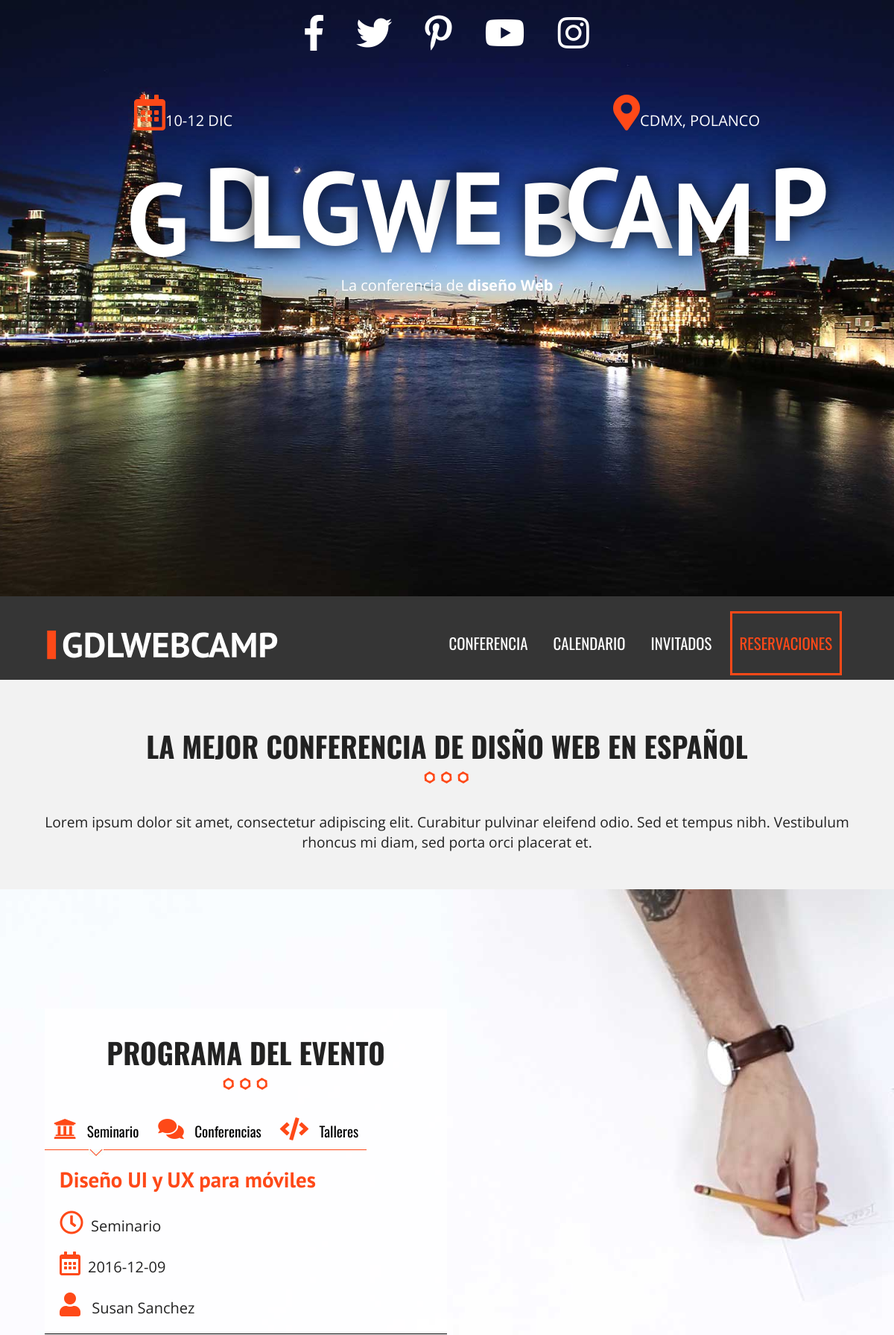
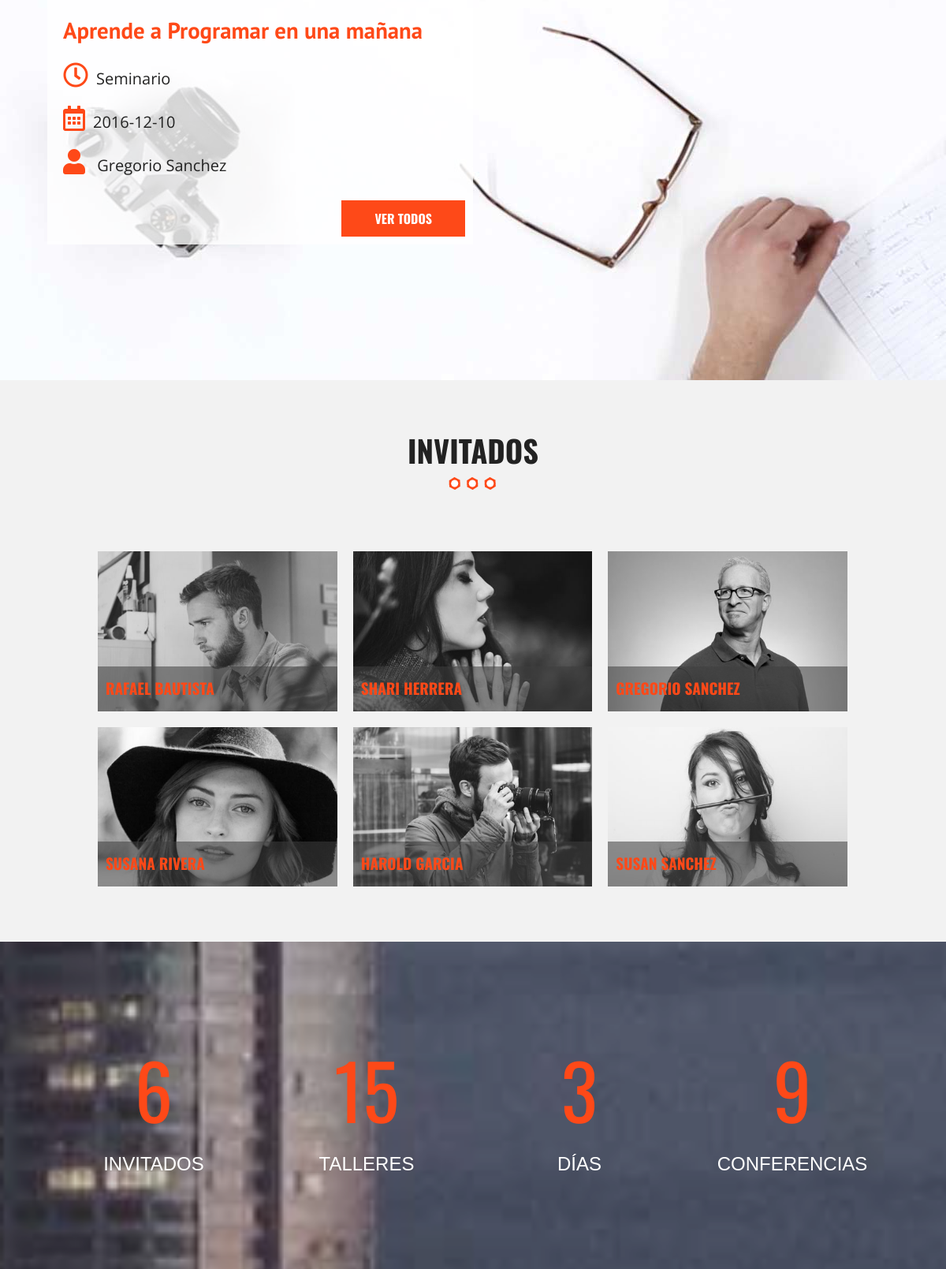
The page / (upper part) on the database its author committed (2 pictures, top to bottom).
### tables this page shows
CREATE TABLE `categoria_evento` (
  `id_categoria` tinyint(10) NOT NULL AUTO_INCREMENT,
  `cat_evento` varchar(50) NOT NULL,
  `icono` varchar(15) NOT NULL,
  PRIMARY KEY (`id_categoria`)
);

CREATE TABLE `eventos` (
  `evento_id` tinyint(10) NOT NULL AUTO_INCREMENT,
  `nombre_evento` varchar(60) NOT NULL,
  `fecha_evento` date NOT NULL,
  `hora_evento` time NOT NULL,
  `id_cat_evento` tinyint(10) NOT NULL,
  `id_inv` tinyint(4) NOT NULL,
  `clave` varchar(10) NOT NULL,
  PRIMARY KEY (`evento_id`),
  KEY `id_cat_evento` (`id_cat_evento`),
  KEY `id_inv` (`id_inv`),
  CONSTRAINT `eventos_ibfk_1` FOREIGN KEY (`id_cat_evento`) REFERENCES `categoria_evento` (`id_categoria`),
  CONSTRAINT `eventos_ibfk_2` FOREIGN KEY (`id_inv`) REFERENCES `invitados` (`invitado_id`)
);

CREATE TABLE `invitados` (
  `invitado_id` tinyint(10) NOT NULL AUTO_INCREMENT,
  `nombre_invitado` varchar(30) NOT NULL,
  `apellido_invitado` varchar(30) NOT NULL,
  `descripcion` text NOT NULL,
  `url` varchar(50) NOT NULL,
  PRIMARY KEY (`invitado_id`)
);

### index.php (the view, shortened to what this page needs)
<?php include_once 'includes/templates/header.php';?>
<section class="seccion contenedor">
  <h2>La mejor conferencia de disño web en español</h2>
  <p>Lorem ipsum dolor sit amet, consectetur adipiscing elit. Curabitur pulvinar eleifend odio. Sed et tempus nibh.
    Vestibulum rhoncus mi diam, sed porta orci placerat et.
  </p>
</section>
<section class="programa">
  <div class="contenedor_video">
    <video autoplay loop poster="img/bg-talleres.jpg">
      <source src="video/video.mp4" type="video/mp4">
      <source src="video/video.mp4" type="video/webm">
      <source src="video/video.mp4" type="video/ovg ">
    </video>
  </div>
  <div class="contenido_programa ">
    <div class="contenedor ">
      <div class="programa_evento clearfix">
        <h2>Programa del evento</h2>
        <?php
          try {
            require_once('includes/funciones/bd_conexion.php');
            $sql = "SELECT * FROM categoria_evento ";
            $resultado = $conn->query($sql);
          } catch (\Exception $e) {
            echo $e->getMessage();
          }
          ?>
        <nav class="menu_programa ">
          <?php while($cat = $resultado->fetch_array(MYSQLI_ASSOC)){?>
          <?php $categoria = $cat['cat_evento'];?>
          <a href="#<?php echo strtolower($categoria); ?>">
            <i class="<?php echo " fas" ." ". $cat['icono'] ?>" aria-hidden="true"></i>
            <?php echo $categoria?>
          </a>
          <?php } ?>
        </nav>
        <?php
            try {
              $sql = "SELECT evento_id, nombre_evento, fecha_evento, hora_evento, cat_evento, icono, nombre_invitado, apellido_invitado ";
              $sql .= " FROM eventos ";
              $sql .= " INNER JOIN categoria_evento ";
              $sql .= " ON eventos.id_cat_evento = categoria_evento.id_categoria ";
              $sql .= " INNER JOIN invitados ";
              $sql .= " ON eventos.id_inv = invitados.invitado_id ";
              $sql .= " AND eventos.id_cat_evento = 1 ";
              $sql .= " ORDER BY evento_id LIMIT 2; ";
              $sql .= "SELECT evento_id, nombre_evento, fecha_evento, hora_evento, cat_evento, icono, nombre_invitado, apellido_invitado ";
              $sql .= " FROM eventos ";
              $sql .= " INNER JOIN categoria_evento ";
              $sql .= " ON eventos.id_cat_evento = categoria_evento.id_categoria ";
              $sql .= " INNER JOIN invitados ";
              $sql .= " ON eventos.id_inv = invitados.invitado_id ";
              $sql .= " AND eventos.id_cat_evento = 2 ";
              $sql .= " ORDER BY evento_id LIMIT 2; ";
              $sql .= "SELECT evento_id, nombre_evento, fecha_evento, hora_evento, cat_evento, icono, nombre_invitado, apellido_invitado ";
              $sql .= " FROM eventos ";
              $sql .= " INNER JOIN categoria_evento ";
              $sql .= " ON eventos.id_cat_evento = categoria_evento.id_categoria ";
              $sql .= " INNER JOIN invitados ";
              $sql .= " ON eventos.id_inv = invitados.invitado_id ";
              $sql .= " AND eventos.id_cat_evento = 3 ";
              $sql .= " ORDER BY evento_id LIMIT 2; ";
            } catch (\Exception $e) {
              echo $e->getMessage();
            }
          ?>
        <?php $i = 0; ?>
        <?php $conn->multi_query($sql) ?>
        <?php
            do{
              $resultado = $conn->store_result();
              $row = $resultado->fetch_all(MYSQLI_ASSOC);?>
        <?php foreach ($row as $evento): ?>
        <?php if($i % 2==0){ ?>
        <div id="<?php echo strtolower($evento['cat_evento']);?>"
        class="info_curso ocultar">
        <?php } ?>
          <div class="detalle_evento">
            <h3><?php echo ($evento['nombre_evento'])?></h3>
            <p><i class="far fa-clock"></i><?php echo $evento['cat_evento'];?></p>
            <p><i class="far fa-calendar-alt"></i><?php echo $evento['fecha_evento'];?></p>
            <p><i class="fas fa-user"></i>
            <?php echo $evento['nombre_invitado']." ".$evento['apellido_invitado'];?></p>
          </div>
        <?php if($i % 2==1): ?>
        <a href="#" class="button float_rigth">Ver todos</a>
      </div>
        <?php endif; ?>
      <?php $i++; ?>
      <?php endforeach; ?>
      <?php } while($conn->more_results() && $conn->next_result())?>
    </div>
  </div>
  </div>
</section>
<?php include_once 'includes/templates/invitados.php';?>
<div class="contador parallax">
  <div class="contenedor">
    <ul class="resumen_evento">
      <li>
        <p class="numero"></p>Invitados
      </li>
      <li>
        <p class="numero"></p>Talleres
      </li>
      <li>
        <p class="numero"></p>Días
      </li>
      <li>
        <p class="numero"></p>Conferencias
      </li>
    </ul>
  </div>
</div>
<?php include_once 'includes/templates/footer.php';?>

### includes/templates/invitados.php (shortened to what this page needs)
<section class="seccion contenedor">
  <h2>Invitados</h2>
  <?php
    try {
      require_once('includes/funciones/bd_conexion.php');
      $sql = "SELECT * FROM invitados ";
      $resultado = $conn->query($sql);
    } catch (\Exception $e) {
      echo $e->getMessage();
    }
     ?>
  <section class="invitados contenedor seccion" id="fotos_invitados">
    <ul class="lista_invitados clearfix">
      <?php
        while($invitados = $resultado->fetch_assoc()){?>
      <li>
        <div class="invitado">
          <a class="invitado_info" href="#invitado<?php echo $invitados['invitado_id'];?>">
          <img src="img/<?php echo $invitados['url']; ?>" alt="imagen invitado">
          <p>
            <?php echo $invitados['nombre_invitado']." ". $invitados['apellido_invitado']; ?>
          </p>
          </a>
        </div>
      </li>
      <?php } ?>
    </ul>
  </section>
</section>

### rows shown on the page
categoria_evento: cat_evento "Seminario"
categoria_evento: cat_evento "Conferencias"
categoria_evento: cat_evento "Talleres"
eventos: nombre_evento "Diseño UI y UX para móviles", id_cat_evento.cat_evento "Seminario", fecha_evento "2016-12-09", id_inv.nombre_invitado "Susan", id_inv.apellido_invitado "Sanchez"
eventos: nombre_evento "Aprende a Programar en una mañana", id_cat_evento.cat_evento "Seminario", fecha_evento "2016-12-10", id_inv.nombre_invitado "Gregorio", id_inv.apellido_invitado "Sanchez", shows "VER TODOS"
invitados: url (picture), nombre_invitado "RAFAEL", apellido_invitado "BAUTISTA"
invitados: url (picture), nombre_invitado "SHARI", apellido_invitado "HERRERA"
invitados: url (picture), nombre_invitado "GREGORIO", apellido_invitado "SANCHEZ"
invitados: url (picture), nombre_invitado "SUSANA", apellido_invitado "RIVERA"
invitados: url (picture), nombre_invitado "HAROLD", apellido_invitado "GARCIA"
invitados: url (picture), nombre_invitado "SUSAN", apellido_invitado "SANCHEZ"
